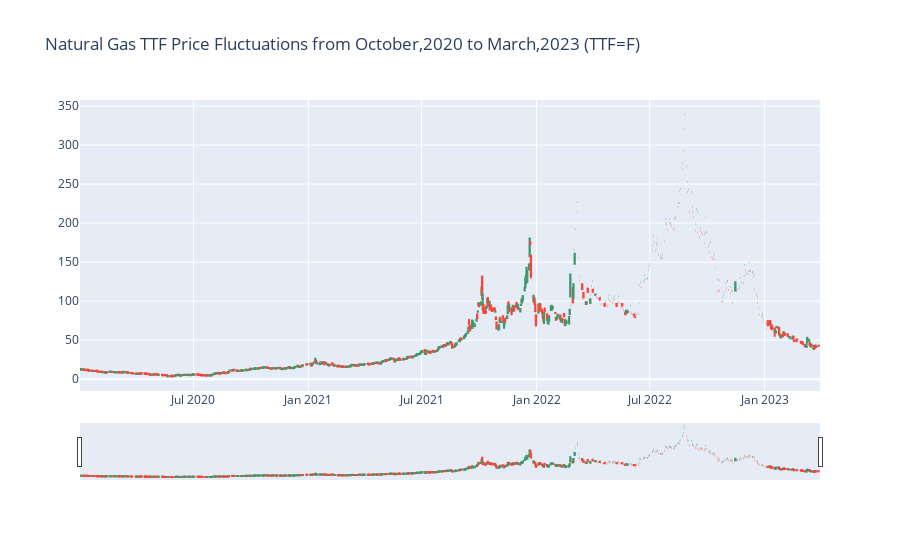

Write notebook code for a chart like this one.
### Markdown cell above
# Assessment of the Data
The datasets we obtained need to be checked for its contents and nature of the values to assess whether or not or specifically which data do we use to teach our machine learning algorithms. But, before that, let us first check the nature of the stock data we obtained with a interactive visual with the model creation dataset.

### Code cell
#Stock data show
stockCandle(dHs,title=" Natural Gas TTF Price Fluctuations from October,2020 to March,2023 (TTF=F) ")

### Figure 1 — Plotly figure (JSON) as saved in the notebook; plotly's stock layout.template omitted (floating-point values rounded to 4 significant figures; data arrays with more than 128 entries replaced by an {"elided": "..."} marker saying what was removed)
{"data": [{"close": {"elided": "818 float values"}, "high": {"elided": "818 float values"}, "low": {"elided": "818 float values"}, "open": {"elided": "818 float values"}, "type": "candlestick", "x": {"elided": "818 str values"}}], "layout": {"title": {"text": " Natural Gas TTF Price Fluctuations from October,2020 to March,2023 (TTF=F) "}}}
